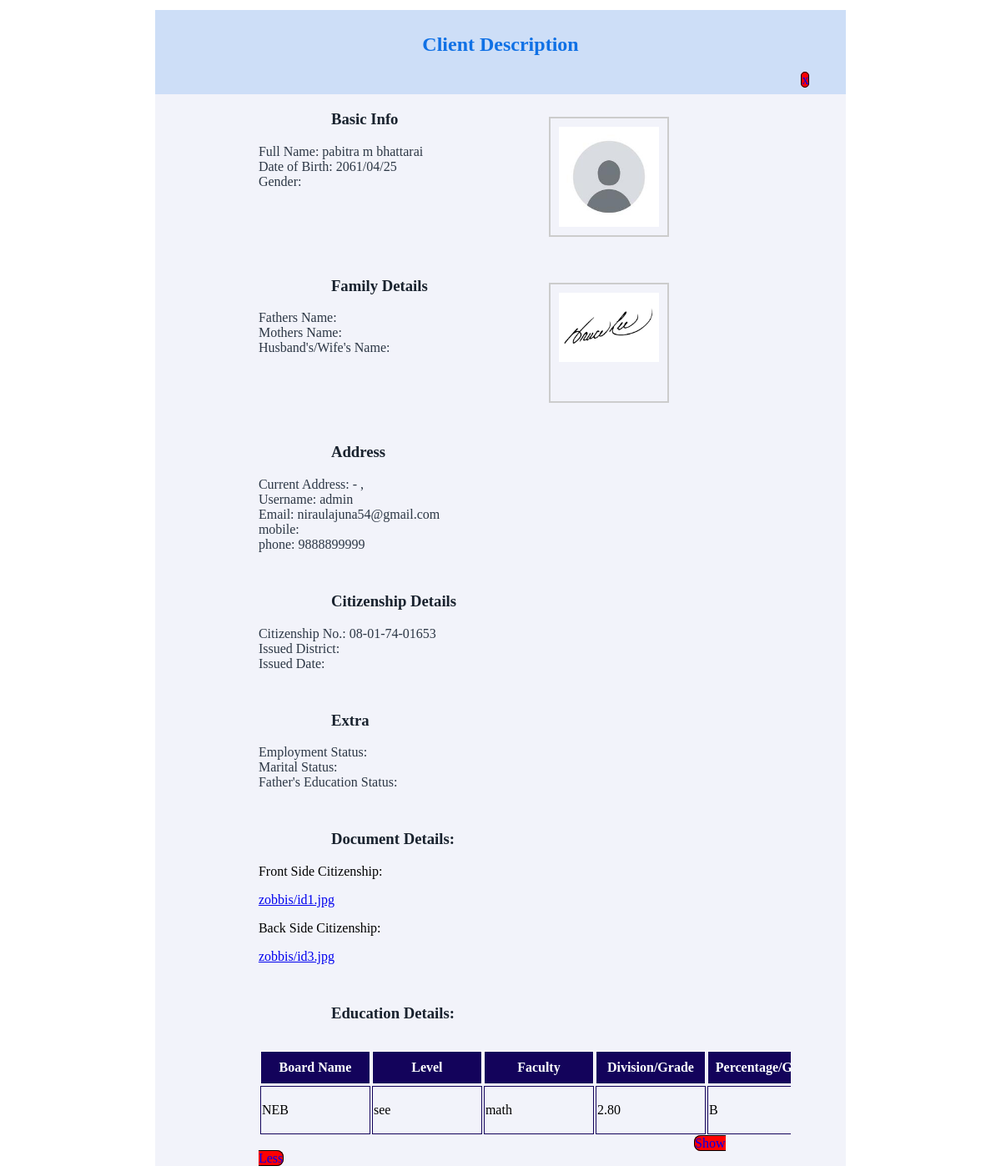
Page /show-more.php?username=admin on the committed database.
### tables this page shows
CREATE TABLE `clientregistration` (
  `id` int(5) NOT NULL,
  `fname` varchar(50) NOT NULL,
  `mname` varchar(50) NOT NULL,
  `lname` varchar(50) NOT NULL,
  `dob` varchar(10) NOT NULL,
  `gender` varchar(6) NOT NULL,
  `username` varchar(50) NOT NULL,
  `fatherName` varchar(50) NOT NULL,
  `motherName` varchar(50) NOT NULL,
  `spouseName` varchar(50) NOT NULL,
  `email` varchar(50) NOT NULL,
  `mobile` varchar(15) NOT NULL,
  `phone` varchar(15) NOT NULL,
  `nid` varchar(15) NOT NULL,
  `citizenNo` varchar(15) NOT NULL,
  `citizenIssued` varchar(50) NOT NULL,
  `citizenDate` varchar(50) NOT NULL,
  `employment` varchar(20) NOT NULL,
  `marriage` varchar(20) NOT NULL,
  `fatherEducation` varchar(20) NOT NULL,
  `country` varchar(20) NOT NULL,
  `province` varchar(20) NOT NULL,
  `district` varchar(20) NOT NULL,
  `localBody` varchar(50) NOT NULL,
  `ward` varchar(10) NOT NULL,
  `tole` varchar(50) NOT NULL,
  `password` varchar(30) NOT NULL
);

CREATE TABLE `clientdocument` (
  `Id` int(4) NOT NULL,
  `username` varchar(50) NOT NULL,
  `photo` varchar(100) NOT NULL,
  `signature` varchar(100) NOT NULL,
  `frontDocs` varchar(100) NOT NULL,
  `backDocs` varchar(100) NOT NULL
);

CREATE TABLE `clienteducation` (
  `id` int(4) NOT NULL,
  `username` varchar(50) NOT NULL,
  `board` varchar(100) NOT NULL,
  `level` varchar(50) NOT NULL,
  `faculty` varchar(50) NOT NULL,
  `gpa` varchar(10) NOT NULL,
  `grade` varchar(10) NOT NULL,
  `subject` varchar(50) NOT NULL,
  `description` varchar(500) NOT NULL,
  `type` varchar(20) NOT NULL,
  `marksheet` varchar(300) NOT NULL,
  `certificateChar` varchar(300) NOT NULL,
  `certificateEqui` varchar(300) NOT NULL
);

### show-more.php (the view, shortened to what this page needs)
<!doctype html>
<html lang="en">
<head>
    <link href="https:ADMIN Dashboard: (client)//cdn.jsdelivr.net/npm/bootstrap@5.3.0-alpha1/dist/css/bootstrap.min.css"
        rel="stylesheet"
>
    <link rel="stylesheet" href="https://cdnjs.cloudflare.com/ajax/libs/font-awesome/6.2.1/css/all.min.css"
 />
    <link rel="stylesheet" href="./CSS/show.more.css">
</head>
<body>
       <div class="popup-form dashboard-main">
                <div class="modal-header-blue modal-header">
                    <h2 class="modal-title">Client Description</h2>
                <a class="btn btn-danger" <?php echo " href='admin-dashboard-client.php' title='back to main page'" ; ?>>x</a>
                </div>
        <div class="dashboard-main">
            <?php
            include("connection.php");
            if(isset($_GET['username'])){
                $username = $_GET['username'];
            $query=  "SELECT *
            FROM `clientregistration`
            --  INNER JOIN `clienteducation` ON clientregistration.username = clienteducation.username
            INNER JOIN `clientdocument` ON clientregistration.username = clientdocument.username
            Where clientregistration.username = '$username' and clientdocument.username = '$username' ";
            $result = $connection->query($query);
            while($row=$result->fetch_assoc()){
               ?>
            <div class="form-area">
                <div class="dashboard-main">
                    <h3>Basic Info</h3>
                </div>
                <div class="row row-board">
                    <div class="col-4">
                        <div>
                            <label class="form-label">Full Name: <?=$row['fname']; ?> <?=$row['mname']; ?> <?=$row['lname']; ?> </label>
                        </div>
                        <div>
                            <label class="form-label">Date of Birth: <?=$row['dob']; ?>  </label>
                        </div>
                        <div>
                            <label class="form-label">Gender: <?=$row['gender']; ?> </label>
                        </div>
                    </div>
                    <div class="col-3">
                        <div class="image-box">
                        <?php echo "<img src='$row[photo]'; alt='photo' ?> "; ?>
                        </div>
                    </div>
                </div>
                <div class="dashboard-main" style="margin-top: 3rem;">
                    <h3>Family Details</h3>
                </div>
                <div class="row row-board">
                    <div class="col-4">
                        <div>
                            <label class="form-label">Fathers Name: <?=$row['fatherName']; ?> </label>
                        </div>
                        <div>
                            <label class="form-label">Mothers Name: <?=$row['motherName']; ?>  </label>
                        </div>
                        <div>
                            <label class="form-label">Husband's/Wife's Name: <?=$row['spouseName']; ?>  </label>
                        </div>
                    </div>
                    <div class="col-3">
                        <div class="image-box">
                        <?php echo "<img src='$row[signature]'; alt='scanned signature'> "; ?>
                        </div>
                    </div>
                </div>
                <div class="dashboard-main" style="margin-top: 3rem;">
                    <h3>Address</h3>
                </div>
                <div class="row row-board">
                    <div class="col-4">
                        <div>
                            <label class="form-label">Current Address: <?=$row['localBody']; ?>-<?=$row['ward']; ?> <?=$row['district']; ?> <?=$row['province']; ?>, <?=$row['country']; ?>
                         </label>
                        </div>
                        <div>
                            <label class="form-label">Username: <?=$row['username']; ?> </label>
                        </div>
                        <div>
                            <label class="form-label">Email: <?=$row['email']; ?> </label>
                        </div>
                        <div>
                            <label class="form-label">mobile: <?=$row['mobile']; ?> </label>
                        </div>
                        <div>
                            <label class="form-label">phone: <?=$row['phone']; ?> </label>
                        </div>
                    </div>
                </div>
                <div class="dashboard-main" style="margin-top: 3rem;">
                    <h3>Citizenship Details</h3>
                </div>
                <div class="row row-board">
                    <div class="col-3">
                        <label class="form-label">Citizenship No.: <?=$row['citizenNo']; ?>  </label>
                    </div>
                    <div class="col-3">
                        <label class="form-label">Issued District: <?=$row['citizenIssued']; ?>  </label>
                    </div>
                    <div class="col-3">
                        <label class="form-label">Issued Date: <?=$row['citizenDate']; ?>  </label>
                    </div>
                </div>
                <div class="dashboard-main" style="margin-top: 3rem;">
                    <h3>Extra</h3>
                </div>
                <div class="row row-board">
                    <div class="col-3">
                        <label class="form-label">Employment Status: <?=$row['employment']; ?>  </label>
                    </div>
                    <div class="col-3">
                        <div class="radio-label">
                            <label class="form-label">Marital Status: <?=$row['marriage']; ?> </label>
                        </div>
                    </div>
                    <div class="col-3">
                        <label class="form-label">Father's Education Status: <?=$row['fatherEducation']; ?> </label>
                    </div>
                </div>
                  <div class="dashboard-main" style="margin-top: 3rem;">
                    <h3>Document Details:</h3>
                </div>
                <div class="row row-board">
                    <div class="col-4">
                        <p>Front Side Citizenship: </p>
                        <div class="citizenship" style="color: blue;"><a href="<?=$row['frontDocs']; ?>"><?=$row['frontDocs']; ?></a></div>
                    </div>
                    <div class="col-4">
                        <p>Back Side Citizenship:</p>
                        <div class="citizenship" style="color: blue;"> <a href="<?=$row['backDocs']; ?>"><?=$row['backDocs']; ?></a></div>
                    </div>
                </div>
                <?php
                }
            }
                ?>
                <div class="dashboard-main" style="margin-top: 3rem;">
                    <h3>Education Details:</h3>
                </div>
                <div class="table-container">
                    <table class="table">
                        <thead>
                            <tr role="row">
                                <th colspan="1" role="columnheader" title="Toggle ShortBy"
                                    style="cursor: pointer;">
                                    Board Name
                                </th>
                                <th colspan="1" role="columnheader" title="Toggle ShortBy"
                                    style="cursor: pointer;">
                                    Level
                                </th>
                                <th colspan="1" role="columnheader" title="Toggle ShortBy"
                                    style="cursor: pointer;">
                                    Faculty
                                </th>
                                <th colspan="1" role="columnheader" title="Toggle ShortBy"
                                    style="cursor: pointer;">
                                    Division/Grade
                                </th>
                                <th colspan="1" role="columnheader" title="Toggle ShortBy"
                                    style="cursor: pointer;">
                                    Percentage/GPA
                                </th>
                            </tr>
                        </thead>
                        <tbody>
                        <?php
                         if(isset($_GET['username'])){
                            $username = $_GET['username'];
                         $sql ="SELECT * FROM `clienteducation` WHERE username='$username' ";
                         $result = $connection->query($sql);
                         while($row=$result->fetch_assoc()){
                            ?>
                        <tr>
                            <td><?=$row['board'];?></td>
                            <td><?=$row['level'];?></td>
                            <td><?=$row['faculty'];?></td>
                            <td><?=$row['gpa'];?></td>
                            <td><?=$row['grade'];?></td>
                        </tr>
                        <?php
                         }
                        }
                        ?>
                        </tbody>
                    </table>
                </div>
            </div>
            <div class="row">
                <div class = col-3>
                <a class="btn btn-danger" <?php echo " href='admin-dashboard-client.php' title='back to main page'" ; ?>> Show Less</a>
                    </div>
        </div>
    </div>
</body>
</html>

### CSS/show.more.css (style rules this page uses)
.dashboard-main { height: 100%; width: 70%; margin: 1% 15%; background-color: rgb(242, 243, 250); }
h3 { color: rgba(1, 11, 23, 0.9); }
.btn-danger { border-radius: 8px; margin-top: 10px; margin-bottom: 10rem; height: 10px; width: 20px; margin-left: 90%; text-decoration : none; border: 1px solid black; background-color: red; }
.modal-header-blue { color: #1071e5; background-color: rgba(16, 113, 229, .16); border-bottom: #cfe4ff; justify-content: center; text-align: center; text-size-adjust: large; padding: 1%; margin-left: 0%; }
.image-box { border: 2px solid #ccc; padding: 10px; width: 120px; height: 120px; overflow: hidden; margin-top: -15%; margin-left: 60%; }
.image-box img { display: block; max-width: 100%; height: auto; }
.table-container { margin-top: 2rem; overflow-x: auto; width: 110%; }
.form-label { color: #2c3745; }
table { table-layout: fixed; width: 100%; }
thead { background-color: rgb(19, 3, 91); color: white; }
th, td { flex: 2 2 auto; width: 8rem; overflow: hidden; }
th { border: 1px solid white; }
td { border: 1px solid rgb(19, 3, 91); }

### rows in the picture
clientregistration: fname "pabitra", mname "m", lname "bhattarai", dob "2061/04/25", clientdocument.signature (picture), clientdocument.username "admin", email "niraulajuna54@gmail.com", phone "9888899999", citizenNo "08-01-74-01653", clientdocument.frontDocs "zobbis/id1.jpg", clientdocument.backDocs "zobbis/id3.jpg"
clienteducation: board "NEB", level "see", faculty "math", gpa "2.80", grade "B"
